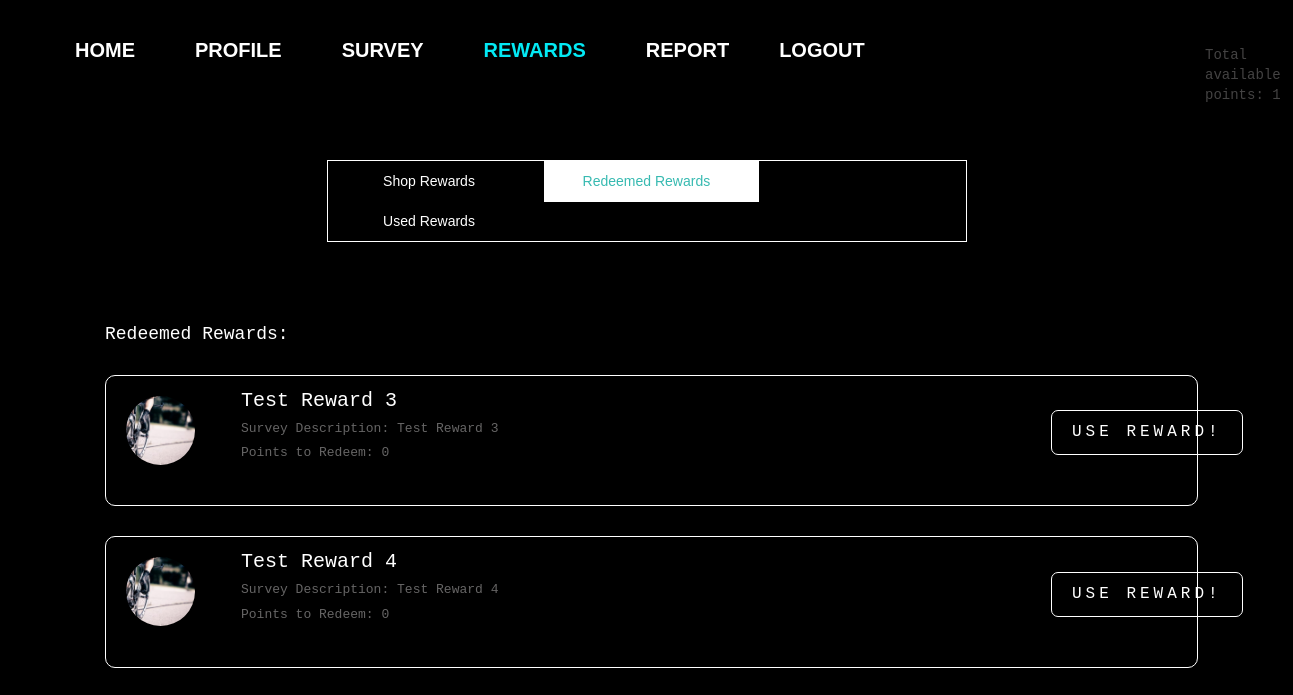
Screenshot of /redeemedrewards/ (signed in) with the database file from the repository.
### survey/models.py (models this page shows, shortened)
class TotalPoints(models.Model):
    user = models.ForeignKey(to=User, null=True, on_delete=models.SET_NULL,blank=True)
    points = models.IntegerField(default=0)

class Reward(models.Model):
    rewardtitle = models.CharField('Title', max_length=255)
    rewarddescription = models.CharField('Reward Description',max_length=5000)
    reward_pic = models.ImageField(upload_to='reward_pics', blank=True)
    requiredpoints = models.IntegerField(default=12)

### survey/views.py (the view)
# urls.py: path('redeemedrewards/', survey_views.redeemedrewards_view , name='redeemedrewards'),
def redeemedrewards_view(request):
    try:
        context = {
            'displayedpoints': TotalPoints.objects.get_or_create(user=request.user),
            'allredeemedrewards': RedeemedRewards.objects.get_or_create(user=request.user).redeemedrewards.all()
        }
    except:
        context={
            'displayedpoints': TotalPoints.objects.get_or_create(user=request.user),
            'allredeemedrewards': RedeemedRewards.objects.get(user=request.user).redeemedrewards.all()
        }
    return render(request, 'survey/redeemedrewards.html', context)

### survey/templates/survey/redeemedrewards.html (shortened to what this page needs)
{% extends "survey/base.html" %}
{% load static %}
{% block css %}
<link rel="stylesheet" type="text/css" href="{% static 'survey/rewards.css' %}">
{% endblock %}
{% block navbar %}
<div class="nav_box">
<header class="navbarheader">
<div class=nav>
  <ul class=navbarlist>
    <a href="{% url 'survey:dashboard' %}" role="button">Home</a>
    <a href="{% url 'accounts:profile' %}" role="button">Profile</a>
    <a href="{% url 'survey:survey' %}" role="button" >Survey</a>
    <a href="{% url 'survey:shoprewards' %}" role="button" class="active">Rewards</a>
    <a href="{% url 'survey:report' %}" role="button">Report</a>
    <a href="{% url 'logout' %}" id="logout">Logout</a>
  </ul>
</div>
</header>
</div>
{% endblock %}
{% block body_block %}
{% load widget_tweaks %}
<div class="points">
  Total available points:
{% for user in displayedpoints %}
  {{user.points}}
{% endfor %}
</div>
<section>
  <nav>
    <div></div>
    <ul>
      <li onclick="window.location.href='/shoprewards'">
      Shop Rewards
      </li>
      <li onclick="window.location.href='/redeemedrewards'" class="active1">
      Redeemed Rewards
    </li>
    <li onclick="window.location.href='/usedrewards'">
      Used Rewards
    </li>
    </ul>
  </nav>
</section>
<div class="reward">
<h2> Redeemed Rewards:
  {% for reward in allredeemedrewards %}
  <div class="indiv">
    <div class="uh-image">
      <img class="uh-image-inner" src="{{reward.reward_pic.url}}">
    </div>
    <div class="title">
    {{reward.rewardtitle}}
    </div>
  <div class="des">
    Survey Description:
    {{reward.rewarddescription}}
  </div>
  <div class="pts">
    Points to Redeem:
    {{reward.requiredpoints}}
  </div>
  <div class="btns">
     <a class="btn" href="{% url 'survey:used_update' pk=reward.pk %}" >Use Reward!</a>
  </div>
  </div>
  {% endfor %}
</h2>
</div>
{% endblock %}

### survey/static/survey/base.css (style rules this page uses)
html { height: 100%; }
body { background: #000000; margin: auto; font-family: "Trebuchet MS", monospace; }
div { padding:5px; }

### survey/static/survey/nav.css (style rules this page uses)
.navbarheader { color: white; display: flex; align-items: center; justify-content: center; overflow: hidden; display: flex; align-items: center; justify-content: center; flex-direction: row; height:100px; position:fixed; }
nav { display: flex; justify-content: center; }
.navbarlist { display: flex; list-style-type: none; }
.navbarlist a { margin: 10px 30px; position: relative; color: white; font-family: 'Oswald', sans-serif; font-size: 20px; font-weight: bold; text-transform: uppercase; text-decoration: none; }
.navbarlist a:before { position: absolute; bottom: -2px; content: ''; width: 100%; height: 3px; background: #03e9f4; transform: translateX(-100%); opacity: 0; }
.navbarlist .active { color: #03e9f4; }
#logout { margin-left: 20px; }

### survey/static/survey/rewards.css (style rules this page uses)
.points { margin-top:-90px; margin-left: 1200px; color:rgb(68, 67, 67); }
.reward { margin-left: 100px; color:white; }
.indiv { font-size: small; border: 1px solid #fff; margin-top: 30px; padding-left:100px; padding-top: 20px; margin-right: 90px; border-radius: 10px; }
.title { margin-left: 30px; font-size:20px; font-style: bold; }
.des { margin-left: 30px; color: rgb(102, 101, 101); }
.pts { margin-left: 30px; color: rgb(102, 101, 101); }
h2 { font-size: large; margin-top: 100px; }
section { position:relative; width:640px; margin:50px auto; }
nav { width:100%; }
nav ul li { display:inline-block; list-style:none; width:215px; text-align:center; font-family:Helvetica, sans-serif; border: 1px dashed rgba(255,255,255, 0); color:#fff; padding:10px 10px 10px 0; margin:-1px -5px -1px -1px; cursor:pointer; transition:all .2s; -webkit-transition:all .2s; }
a { color:white; }
nav ul { border: 1px solid #fff; position:absolute; width:100%; padding:0; z-index:100; }
.active1 { color:rgba(55, 186, 177, 1); background: #fff; }
.btns { margin-top:-100px; margin-left: 800px; }
.btn { color: #FFFFFF; border: 1.5px solid #FFFFFF; border-radius: 7px; position: relative; display: inline-block; padding: 10px 20px; margin: 40px; font-size: 16px; text-decoration: none; text-transform: uppercase; letter-spacing: 4px; transition: 0.5s; }
.uh-image { margin-left: -80px; margin-bottom: -80px; width: 7%; border-radius: 50%; border: 5px solid var(--white); overflow: hidden; position: relative; display: flex; justify-content: center; align-items: center; cursor: pointer; }
.uh-image:after { content: ""; display: block; padding-bottom: 100%; }
.uh-image-inner { width: 100%; height: 100%; position: absolute; object-fit: cover; }

### rows the page displays
TotalPoints: points "1"
Reward: reward_pic (picture), rewardtitle "Test Reward 3", rewarddescription "Test Reward 3", requiredpoints "0"
Reward: reward_pic (picture), rewardtitle "Test Reward 4", rewarddescription "Test Reward 4", requiredpoints "0"
